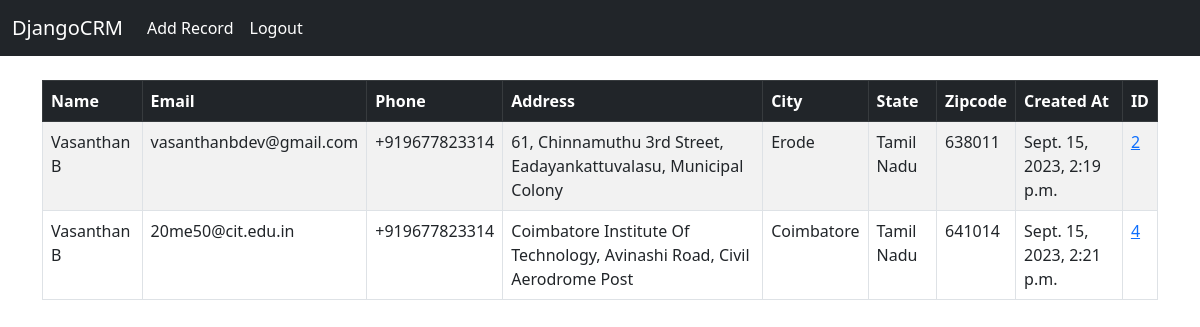
Before: / (signed in) with the older database file.
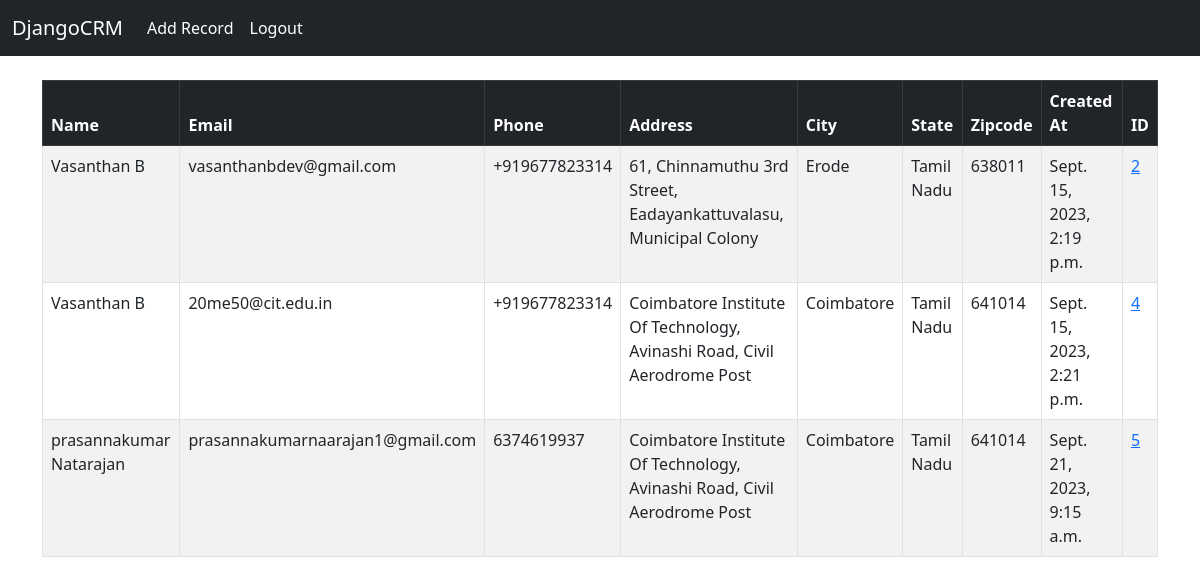
After: the same page with the newer database file.
### crm/models.py (models this page shows, shortened)
class Record(models.Model):
	created_at = models.DateTimeField(auto_now_add=True)
	first_name = models.CharField(max_length=50)
	last_name =  models.CharField(max_length=50)
	email =  models.CharField(max_length=100)
	phone = models.CharField(max_length=15)
	address =  models.CharField(max_length=100)
	city =  models.CharField(max_length=50)
	state =  models.CharField(max_length=50)
	zipcode =  models.CharField(max_length=20)

### crm/views.py (the view)
# urls.py: 2. Add a URL to urlpatterns:  path('', views.home, name='home')
def home(request):
	records = Record.objects.all()
	if request.method == 'POST':
		username = request.POST['username']
		password = request.POST['password']
		user = authenticate(request, username=username, password=password)
		if user is not None:
			login(request, user)
			messages.success(request, "You Have Been Logged In!")
			return redirect('home')
		else:
			messages.success(request, "There Was An Error Logging In, Please Try Again...")
			return redirect('home')
	else:
		return render(request, 'home.html', {'records':records})

### crm/templates/home.html (shortened to what this page needs)
{% extends 'base.html' %}
{% block content %}
	{% if user.is_authenticated %}
		<table class="table table-striped table-hover table-bordered">
			<thead class="table-dark">
				<tr>
				<th scope="col">Name</th>
				<th scope="col">Email</th>
				<th scope="col">Phone</th>
				<th scope="col">Address</th>
				<th scope="col">City</th>
				<th scope="col">State</th>
				<th scope="col">Zipcode</th>
				<th scope="col">Created At</th>
				<th scope="col">ID</th>
				</tr>
			</thead>
			<tbody>
				{% if records %}
					{% for record in records %}
						<tr>
							<td>{{ record.first_name }} {{ record.last_name }}</td>
							<td>{{ record.email }}</td>
							<td>{{ record.phone }}</td>
							<td>{{ record.address }}</td>
							<td>{{ record.city }}</td>
							<td>{{ record.state }}</td>
							<td>{{ record.zipcode }}</td>
							<td>{{ record.created_at }}</td>
							<td><a href="{% url 'record' record.id %}">{{ record.id }}</a></td>
						</tr>
					{% endfor %}
				{% endif %}
			</tbody>
		</table>
	{% endif %}
{% endblock %}

Changed rows visible on the page:
added Record: first_name "prasannakumar", last_name "Natarajan", email "prasannakumarnaarajan1@gmail.com", phone "6374619937", address "Coimbatore Institute Of Technology, Avinashi Road, Civil Aerodrome Post", city "Coimbatore", state "Tamil Nadu", zipcode "641014", created_at "Sept. 21, 2023, 9:15 a.m.", id "5"
